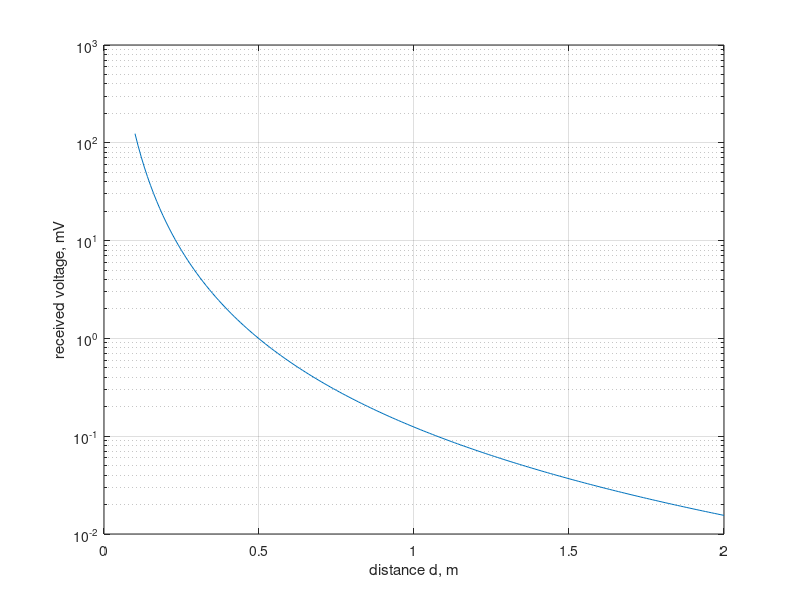

MATLAB code for this plot:
clear all
%   SYNTAX
%   wireless_link
%   DESCRIPTION
%   This script  will estimate voltage signal (voltage amplitude) induced
%   in the second coaxial coil (RX) if the periodic current (current
%   amplitude) in the first coaxial coil (TX) is known (Example 10.6 of
%   Chapter 10)
%    
%   Low-Frequency Electromagnetic Modeling for Electrical and Biological
%   Systems Using MATLAB, Sergey N. Makarov, Gregory M. Noetscher, and Ara
%   Nazarian, Wiley, New York, 2105, 1st ed.

mu0 = 4*pi*1e-7;    % permeability of vacuum (air)
omega = 2*pi*1e6;   % angular frequency, rad/s
i1 = 0.1;           % amplitude of exciting current i1, A
r = 1e-2;           % coil radius, m
l = 0.1;            % coil length, m
N = 100;            % number of turns
d = [0.1:0.01:2];   % separation distance, m
M0 = pi*mu0*r^4*N^2./(2*d.^3);      % mutual inductance (no mag. core)
v2 = M0*omega*i1;                   % received voltage, V
semilogy(d, v2*1000); grid on;
xlabel('distance d, m'); ylabel('received voltage, mV')